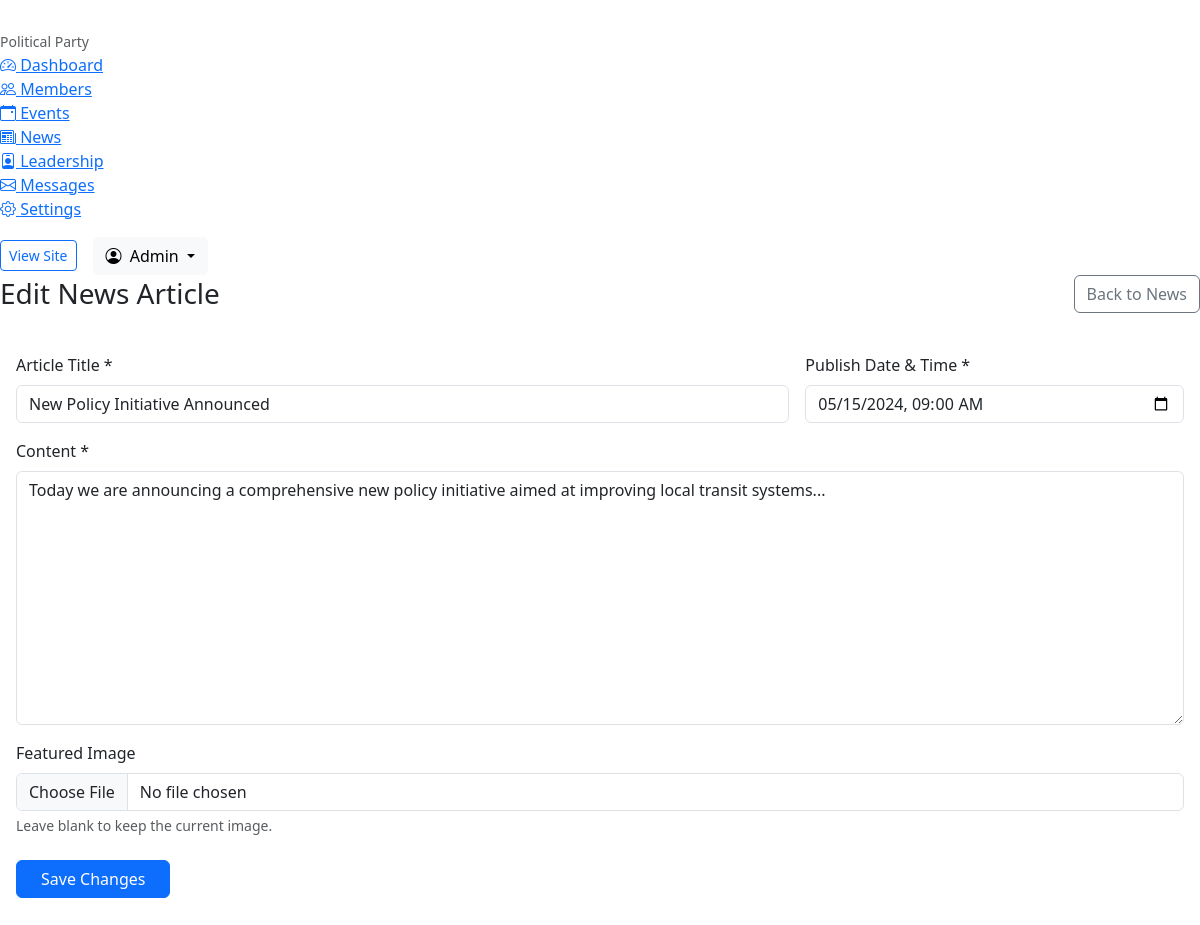
The app's page /admin/edit-news.php?id=1 (signed in) with its own data.
### tables this page shows
CREATE TABLE `news` (
  `id` int(11) NOT NULL,
  `title` varchar(200) NOT NULL,
  `content` text NOT NULL,
  `image` varchar(255) DEFAULT NULL,
  `published_at` datetime NOT NULL,
  `created_at` timestamp NOT NULL DEFAULT current_timestamp()
);

### includes/functions.php (called while the page is built, shortened)
<?php
function h($string) {
    return htmlspecialchars((string)$string, ENT_QUOTES, 'UTF-8');
}

### admin/edit-news.php (the view, shortened to what this page needs)
<?php
require_once '../includes/admin_header.php';
$id = (int)$_GET['id'];
$stmt = $conn->prepare("SELECT * FROM news WHERE id = ?");
$stmt->bind_param("i", $id);
$stmt->execute();
$news = $stmt->get_result()->fetch_assoc();
?>
<div class="d-flex justify-content-between align-items-center mb-4">
    <h2 class="h3 mb-0 text-gray-800">Edit News Article</h2>
    <a href="news.php" class="btn btn-outline-secondary">Back to News</a>
</div>
<div class="card shadow-sm mb-4">
    <div class="card-body">
        <form action="edit-news.php?id=<?= $id ?>" method="POST" enctype="multipart/form-data">
            <div class="row g-3">
                <div class="col-md-8">
                    <label class="form-label">Article Title *</label>
                    <input type="text" class="form-control" name="title" required value="<?= h($_POST['title'] ?? $news['title']) ?>">
                </div>
                <div class="col-md-4">
                    <label class="form-label">Publish Date & Time *</label>
                    <input type="datetime-local" class="form-control" name="published_at" required value="<?= h($_POST['published_at'] ?? date('Y-m-d\TH:i', strtotime($news['published_at']))) ?>">
                </div>
                <div class="col-12">
                    <label class="form-label">Content *</label>
                    <textarea class="form-control" name="content" rows="10" required><?= h($_POST['content'] ?? $news['content']) ?></textarea>
                </div>
                <div class="col-12">
                    <label class="form-label">Featured Image</label>
                    <input type="file" class="form-control" name="image" accept="image/jpeg, image/png, image/webp">
                    <div class="form-text">Leave blank to keep the current image.</div>
                </div>
                <div class="col-12 mt-4">
                    <button type="submit" class="btn btn-primary px-4">Save Changes</button>
                </div>
            </div>
        </form>
    </div>
</div>
<?php require_once '../includes/admin_footer.php'; ?>

### assets/css/admin.css (style rules this page uses)
body { background-color: var(--surface-color); }
.card { border: 1px solid var(--border-color); border-radius: var(--border-radius-md); box-shadow: none !important; background-color: var(--bg-color); }

### records on screen
news: title "New Policy Initiative Announced", published_at "05/15/2024 09:00", content "Today we are announcing a comprehensive new policy initiative aimed at improving local transit systems..."

### other values on screen
APP_NAME "Political Party"
